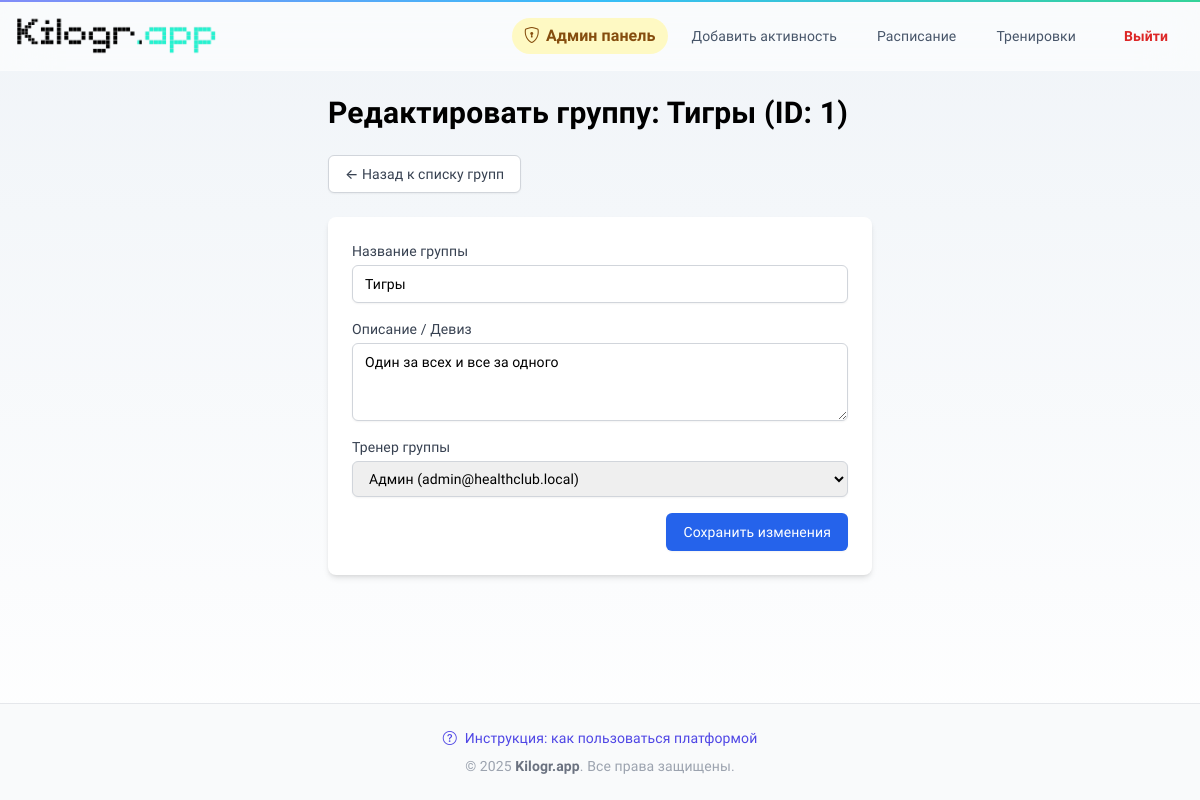
The page /admin/groups/1/edit (signed in) on the database its author committed.
### app.py (models this page shows, shortened)
class Group(db.Model):
    id = db.Column(db.Integer, primary_key=True)
    name = db.Column(db.String(100), nullable=False)
    description = db.Column(db.Text, nullable=True)  # «дивиз» группы
    trainer_id = db.Column(db.Integer, db.ForeignKey('user.id'), unique=True, nullable=False)
    created_at = db.Column(db.DateTime, default=datetime.utcnow)
    trainer = db.relationship('User', backref=db.backref('own_group', uselist=False))
    members = db.relationship('GroupMember', back_populates='group', cascade='all, delete-orphan')
    messages = db.relationship('GroupMessage', back_populates='group', cascade='all, delete-orphan')

class User(db.Model):
    id = db.Column(db.Integer, primary_key=True)
    email = db.Column(db.String(120), unique=True, nullable=False)
    password = db.Column(db.String(128), nullable=False)
    name = db.Column(db.String(50), nullable=False)
    date_of_birth = db.Column(db.Date)
    renewal_reminder_last_shown_on = db.Column(db.Date)  # когда последний раз показали модалку продления
    renewal_telegram_sent = db.Column(db.Boolean, default=False)  # телеграм-пинг за 5 дней отправлен
    telegram_notify_enabled = db.Column(db.Boolean, default=True)  # общий рубильник TG-уведомлений
    notify_trainings = db.Column(db.Boolean, default=True)  # напоминания по тренировкам (за час и "старт")
    notify_subscription = db.Column(db.Boolean, default=True)  # напоминалка о продлении
    fat_mass_goal = db.Column(db.Float, nullable=True)
    muscle_mass_goal = db.Column(db.Float, nullable=True)
    is_trainer = db.Column(db.Boolean, default=False, nullable=False)
    avatar = db.Column(db.String(200), nullable=False, default='i.webp')
    analysis_comment = db.Column(db.Text)
    telegram_chat_id = db.Column(db.String(50), nullable=True)
    telegram_code = db.Column(db.String(10), nullable=True)
    show_welcome_popup = db.Column(db.Boolean, default=False, nullable=False)
    updated_at = db.Column(db.DateTime, default=datetime.utcnow)

### app.py (the view, shortened to what this page needs)
@app.route("/admin/groups/<int:group_id>/edit", methods=["GET", "POST"])
@admin_required
def admin_edit_group(group_id):
    group = db.session.get(Group, group_id)
    if not group:
        flash("Группа не найдена.", "error")
        return redirect(url_for("admin_groups_list"))
    trainers = User.query.filter_by(is_trainer=True).all()  # For assigning new trainer
    return render_template("admin_edit_group.html", group=group, trainers=trainers)

### app.py (called while the page is built, shortened)
def get_current_user():
    user_id = session.get('user_id')
    if user_id:
        return db.session.get(User, user_id)
    return None

def is_admin():
    user = get_current_user()
    return user and user.email == ADMIN_EMAIL

def admin_required(f):
    @wraps(f)
    def decorated_function(*args, **kwargs):
        if not session.get('user_id'):
            return redirect(url_for('login', next=request.url))
        if not is_admin():
            abort(403)  # Forbidden
        return f(*args, **kwargs)
    return decorated_function

@app.context_processor
def inject_flags():
    u = get_current_user()
    return dict(is_trainer_user=bool(u and u.is_trainer))

@app.context_processor
def utility_processor():
    def get_bmi_category(bmi):
        if bmi is None:
            return ""
        if bmi < 18.5:
            return "Недостаточный вес"
        elif bmi < 25:
            return "Норма"
        elif bmi < 30:
            return "Избыточный вес"
        else:
            return "Ожирение"
    return dict(
        get_bmi_category=get_bmi_category,
        calculate_age=calculate_age,  # <-- теперь в шаблоне доступна
        today=date.today(),  # <-- и переменная today
    )

@app.context_processor
def inject_user():
    return {'current_user': get_current_user()}

@app.context_processor
def inject_renewal_reminder():
    u = get_current_user()  # у тебя уже есть helper для текущего пользователя
    show = False
    summary = {"fat_delta": 0.0, "muscle_delta": 0.0}
    days_left = None
    return dict(renewal_reminder_due=show, monthly_summary=summary, subscription_days_left=days_left)

### templates/admin_edit_group.html (shortened to what this page needs)
{% extends 'base.html' %}
{% block content %}
<div class="max-w-xl mx-auto px-4 py-6">
    <h1 class="text-3xl font-bold mb-6">Редактировать группу: {{ group.name }} (ID: {{ group.id }})</h1>
    <div class="flex items-center space-x-4 mb-6">
        <a href="{{ url_for('admin_groups_list') }}" class="inline-flex items-center px-4 py-2 border border-gray-300 rounded-md shadow-sm text-sm font-medium text-gray-700 bg-white hover:bg-gray-50 focus:outline-none focus:ring-2 focus:ring-offset-2 focus:ring-indigo-500">
            ← Назад к списку групп
        </a>
    </div>
    <div class="bg-white shadow-md rounded-lg p-6">
        <form action="{{ url_for('admin_edit_group', group_id=group.id) }}" method="POST" class="space-y-4">
            <div>
                <label for="name" class="block text-sm font-medium text-gray-700">Название группы</label>
                <input type="text" id="name" name="name" value="{{ group.name }}" required
                       class="mt-1 block w-full border border-gray-300 rounded-md shadow-sm py-2 px-3 focus:outline-none focus:ring-blue-500 focus:border-blue-500 sm:text-sm">
            </div>
            <div>
                <label for="description" class="block text-sm font-medium text-gray-700">Описание / Девиз</label>
                <textarea id="description" name="description" rows="3"
                          class="mt-1 block w-full border border-gray-300 rounded-md shadow-sm py-2 px-3 focus:outline-none focus:ring-blue-500 focus:border-blue-500 sm:text-sm">{{ group.description or '' }}</textarea>
            </div>
            <div>
                <label for="trainer_id" class="block text-sm font-medium text-gray-700">Тренер группы</label>
                <select id="trainer_id" name="trainer_id"
                        class="mt-1 block w-full border border-gray-300 rounded-md shadow-sm py-2 px-3 focus:outline-none focus:ring-blue-500 focus:border-blue-500 sm:text-sm">
                    {% for trainer in trainers %}
                        <option value="{{ trainer.id }}" {% if trainer.id == group.trainer_id %}selected{% endif %}>
                            {{ trainer.name }} ({{ trainer.email }})
                        </option>
                    {% endfor %}
                </select>
            </div>
            <div class="flex justify-end space-x-3">
                <button type="submit" class="inline-flex justify-center py-2 px-4 border border-transparent shadow-sm text-sm font-medium rounded-md text-white bg-blue-600 hover:bg-blue-700 focus:outline-none focus:ring-2 focus:ring-offset-2 focus:ring-blue-500">
                    Сохранить изменения
                </button>
            </div>
        </form>
    </div>
</div>
{% endblock %}

### templates/base.html (style rules this page uses)
body { font-family: 'Golos Text', system-ui, -apple-system, 'Segoe UI', Roboto, Arial, sans-serif; background: linear-gradient(to bottom, #f0f4f8 0%, #ffffff 100%); min-height: 100vh; font-weight: 500; letter-spacing: 0.1px; }
h1, h2, h3, h4 { font-weight: 700; letter-spacing: 0.2px; }

### rows shown on the page
Group: name "Тигры", id "1", description "Один за всех и все за одного", trainer_id "Админ (admin@healthclub.local)"
